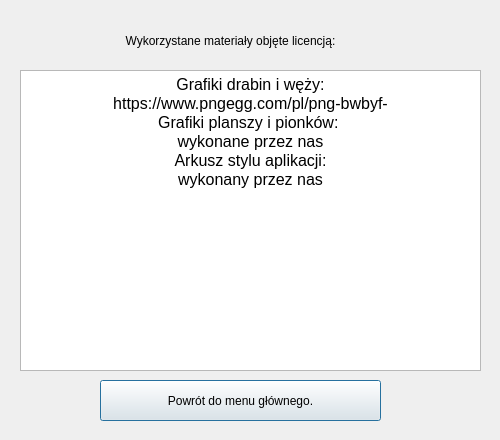
<?xml version="1.0" encoding="UTF-8"?>
<ui version="4.0">
 <class>CreditsWindow</class>
 <widget class="QDialog" name="CreditsWindow">
  <property name="geometry">
   <rect>
    <x>0</x>
    <y>0</y>
    <width>500</width>
    <height>440</height>
   </rect>
  </property>
  <property name="windowTitle">
   <string>Dialog</string>
  </property>
  <widget class="QLabel" name="labelTytul">
   <property name="geometry">
    <rect>
     <x>110</x>
     <y>10</y>
     <width>241</width>
     <height>61</height>
    </rect>
   </property>
   <property name="text">
    <string>Wykorzystane materiały objęte licencją:</string>
   </property>
   <property name="alignment">
    <set>Qt::AlignCenter</set>
   </property>
  </widget>
  <widget class="QTextBrowser" name="textWykorzystane">
   <property name="geometry">
    <rect>
     <x>20</x>
     <y>70</y>
     <width>461</width>
     <height>301</height>
    </rect>
   </property>
   <property name="html">
    <string>&lt;!DOCTYPE HTML PUBLIC &quot;-//W3C//DTD HTML 4.0//EN&quot; &quot;http://www.w3.org/TR/REC-html40/strict.dtd&quot;&gt;
&lt;html&gt;&lt;head&gt;&lt;meta name=&quot;qrichtext&quot; content=&quot;1&quot; /&gt;&lt;meta charset=&quot;utf-8&quot; /&gt;&lt;style type=&quot;text/css&quot;&gt;
p, li { white-space: pre-wrap; }
&lt;/style&gt;&lt;/head&gt;&lt;body style=&quot; font-family:'Segoe UI'; font-size:9pt; font-weight:400; font-style:normal;&quot;&gt;
&lt;p align=&quot;center&quot; style=&quot; margin-top:0px; margin-bottom:0px; margin-left:0px; margin-right:0px; -qt-block-indent:0; text-indent:0px;&quot;&gt;&lt;span style=&quot; font-size:12pt;&quot;&gt;Grafiki drabin i węży:&lt;/span&gt;&lt;/p&gt;
&lt;p align=&quot;center&quot; style=&quot; margin-top:0px; margin-bottom:0px; margin-left:0px; margin-right:0px; -qt-block-indent:0; text-indent:0px;&quot;&gt;&lt;span style=&quot; font-size:12pt;&quot;&gt;https://www.pngegg.com/pl/png-bwbyf-&lt;/span&gt;&lt;/p&gt;
&lt;p align=&quot;center&quot; style=&quot; margin-top:0px; margin-bottom:0px; margin-left:0px; margin-right:0px; -qt-block-indent:0; text-indent:0px;&quot;&gt;&lt;span style=&quot; font-size:12pt;&quot;&gt;Grafiki planszy i pionków: &lt;/span&gt;&lt;/p&gt;
&lt;p align=&quot;center&quot; style=&quot; margin-top:0px; margin-bottom:0px; margin-left:0px; margin-right:0px; -qt-block-indent:0; text-indent:0px;&quot;&gt;&lt;span style=&quot; font-size:12pt;&quot;&gt;wykonane przez nas&lt;/span&gt;&lt;/p&gt;
&lt;p align=&quot;center&quot; style=&quot; margin-top:0px; margin-bottom:0px; margin-left:0px; margin-right:0px; -qt-block-indent:0; text-indent:0px;&quot;&gt;&lt;span style=&quot; font-size:12pt;&quot;&gt;Arkusz stylu aplikacji:&lt;/span&gt;&lt;/p&gt;
&lt;p align=&quot;center&quot; style=&quot; margin-top:0px; margin-bottom:0px; margin-left:0px; margin-right:0px; -qt-block-indent:0; text-indent:0px;&quot;&gt;&lt;span style=&quot; font-size:12pt;&quot;&gt;wykonany przez nas&lt;/span&gt;&lt;/p&gt;&lt;/body&gt;&lt;/html&gt;</string>
   </property>
  </widget>
  <widget class="QPushButton" name="pushButton">
   <property name="geometry">
    <rect>
     <x>100</x>
     <y>380</y>
     <width>281</width>
     <height>41</height>
    </rect>
   </property>
   <property name="text">
    <string>Powrót do menu głównego.</string>
   </property>
  </widget>
 </widget>
 <resources/>
 <connections/>
</ui>
